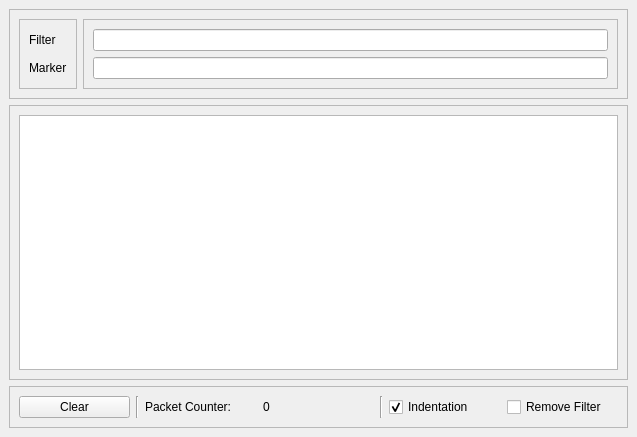
<?xml version="1.0" encoding="UTF-8"?>
<ui version="4.0">
 <class>MainGui</class>
 <widget class="QMainWindow" name="MainGui">
  <property name="geometry">
   <rect>
    <x>0</x>
    <y>0</y>
    <width>637</width>
    <height>437</height>
   </rect>
  </property>
  <property name="windowTitle">
   <string>CometOS Packet Analyzer v0.1</string>
  </property>
  <property name="autoFillBackground">
   <bool>false</bool>
  </property>
  <widget class="QWidget" name="centralwidget">
   <property name="autoFillBackground">
    <bool>false</bool>
   </property>
   <layout class="QVBoxLayout" name="verticalLayout">
    <item>
     <widget class="QFrame" name="frame1">
      <property name="frameShape">
       <enum>QFrame::StyledPanel</enum>
      </property>
      <property name="frameShadow">
       <enum>QFrame::Raised</enum>
      </property>
      <layout class="QHBoxLayout" name="horizontalLayout_2">
       <item>
        <widget class="QFrame" name="frameFilterMarkerLabel">
         <property name="frameShape">
          <enum>QFrame::StyledPanel</enum>
         </property>
         <property name="frameShadow">
          <enum>QFrame::Raised</enum>
         </property>
         <layout class="QVBoxLayout" name="verticalLayout_5">
          <item>
           <widget class="QLabel" name="labelFilter">
            <property name="text">
             <string>Filter</string>
            </property>
           </widget>
          </item>
          <item>
           <widget class="QLabel" name="labelMarker">
            <property name="text">
             <string>Marker</string>
            </property>
           </widget>
          </item>
         </layout>
        </widget>
       </item>
       <item>
        <widget class="QFrame" name="frameFilterMarker">
         <property name="frameShape">
          <enum>QFrame::StyledPanel</enum>
         </property>
         <property name="frameShadow">
          <enum>QFrame::Raised</enum>
         </property>
         <layout class="QVBoxLayout" name="verticalLayout_4">
          <item>
           <widget class="QLineEdit" name="editFilter"/>
          </item>
          <item>
           <widget class="QLineEdit" name="editMarker"/>
          </item>
         </layout>
        </widget>
       </item>
      </layout>
     </widget>
    </item>
    <item>
     <widget class="QFrame" name="frame2">
      <property name="frameShape">
       <enum>QFrame::StyledPanel</enum>
      </property>
      <property name="frameShadow">
       <enum>QFrame::Raised</enum>
      </property>
      <layout class="QVBoxLayout" name="verticalLayout_2">
       <item>
        <widget class="QTextBrowser" name="text">
         <property name="maximumSize">
          <size>
           <width>16777215</width>
           <height>16777215</height>
          </size>
         </property>
         <property name="font">
          <font>
           <family>Monospace</family>
           <weight>75</weight>
           <bold>true</bold>
          </font>
         </property>
        </widget>
       </item>
      </layout>
     </widget>
    </item>
    <item>
     <widget class="QFrame" name="frame3">
      <property name="frameShape">
       <enum>QFrame::StyledPanel</enum>
      </property>
      <property name="frameShadow">
       <enum>QFrame::Raised</enum>
      </property>
      <layout class="QHBoxLayout" name="horizontalLayout">
       <item>
        <widget class="QPushButton" name="buttonClear">
         <property name="text">
          <string>Clear</string>
         </property>
        </widget>
       </item>
       <item>
        <widget class="Line" name="line">
         <property name="orientation">
          <enum>Qt::Vertical</enum>
         </property>
        </widget>
       </item>
       <item>
        <widget class="QLabel" name="labelCounter1">
         <property name="text">
          <string>Packet Counter:  </string>
         </property>
        </widget>
       </item>
       <item>
        <widget class="QLabel" name="counter">
         <property name="text">
          <string>0</string>
         </property>
        </widget>
       </item>
       <item>
        <widget class="Line" name="line_2">
         <property name="orientation">
          <enum>Qt::Vertical</enum>
         </property>
        </widget>
       </item>
       <item>
        <widget class="QCheckBox" name="checkBoxIndentation">
         <property name="text">
          <string>Indentation</string>
         </property>
         <property name="checked">
          <bool>true</bool>
         </property>
        </widget>
       </item>
       <item>
        <widget class="QCheckBox" name="checkBoxFilter">
         <property name="text">
          <string>Remove Filter</string>
         </property>
        </widget>
       </item>
      </layout>
     </widget>
    </item>
   </layout>
  </widget>
 </widget>
 <resources/>
 <connections/>
</ui>
